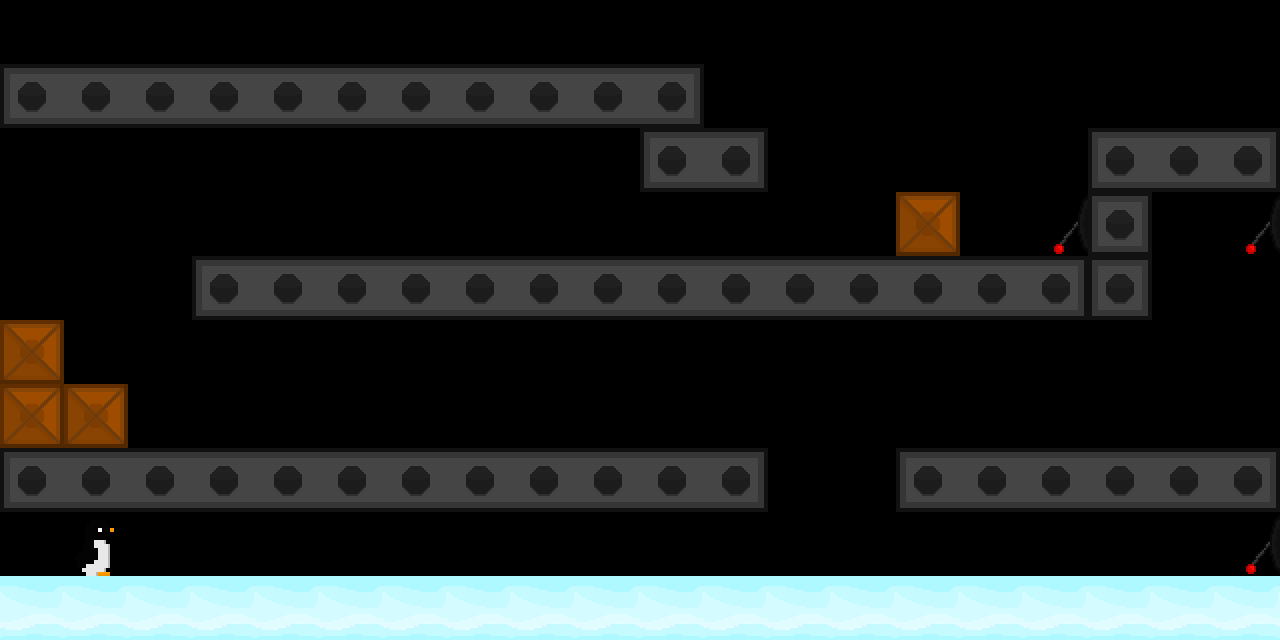

A 2D game scene composited from a Tiled map and its tileset images. What follows is a short description and the map's XML, with every tile layer's data as written:
An orthogonal 20x10 tile map with 64x64 px tiles, 1 tile layer (Capa de patrones 1).

<map version="1.10" tiledversion="1.10.1" orientation="orthogonal" renderorder="right-down" width="20" height="10" tilewidth="64" tileheight="64" infinite="0" nextlayerid="2" nextobjectid="1">
 <editorsettings>
  <export target="Nivel1-3TLMCLEAN2.csv" format="csv" />
 </editorsettings>
 <tileset firstgid="1" source="SpriteSheet.tsx" />
 <layer id="1" name="Capa de patrones 1" width="20" height="10">
  <data encoding="csv">
0,0,0,0,0,0,0,0,0,0,0,0,0,0,0,0,0,0,0,0,
8,5,5,5,5,5,5,5,5,5,6,0,0,0,0,0,0,0,0,0,
0,0,0,0,0,0,0,0,0,0,8,6,0,0,0,0,0,8,5,6,
0,0,0,0,0,0,0,0,0,0,0,0,0,0,2,0,12,4,0,12,
0,0,0,8,5,5,5,5,5,5,5,5,5,5,5,5,6,4,0,0,
2,0,0,0,0,0,0,0,0,0,0,0,0,0,0,0,0,0,0,0,
2,2,0,0,0,0,0,0,0,0,0,0,0,0,0,0,0,0,0,0,
8,5,5,5,5,5,5,5,5,5,5,6,0,0,8,5,5,5,5,6,
0,7,0,0,0,0,0,0,0,0,0,0,0,0,0,0,0,0,0,12,
1,1,1,1,1,1,1,1,1,1,1,1,1,1,1,1,1,1,1,1
</data>
 </layer>
</map>
